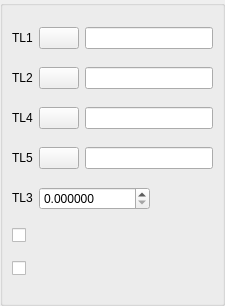
<?xml version="1.0" encoding="UTF-8"?>
<ui version="4.0">
 <class>DlgRef_4Sel1Spin2Check_QTD</class>
 <widget class="QWidget" name="DlgRef_4Sel1Spin2Check_QTD">
  <property name="geometry">
   <rect>
    <x>0</x>
    <y>0</y>
    <width>225</width>
    <height>306</height>
   </rect>
  </property>
  <property name="windowTitle">
   <string/>
  </property>
  <layout class="QGridLayout">
   <property name="margin">
    <number>0</number>
   </property>
   <property name="spacing">
    <number>6</number>
   </property>
   <item row="0" column="0">
    <widget class="QGroupBox" name="GroupBox1">
     <property name="title">
      <string/>
     </property>
     <layout class="QGridLayout">
      <property name="margin">
       <number>9</number>
      </property>
      <property name="spacing">
       <number>6</number>
      </property>
      <item row="4" column="1" colspan="2">
       <widget class="SalomeApp_DoubleSpinBox" name="SpinBox_DX">
        <property name="sizePolicy">
         <sizepolicy hsizetype="Expanding" vsizetype="Fixed">
          <horstretch>0</horstretch>
          <verstretch>0</verstretch>
         </sizepolicy>
        </property>
        <property name="decimals">
         <number>6</number>
        </property>
        <property name="maximum">
         <double>1000000000.000000000000000</double>
        </property>
       </widget>
      </item>
      <item row="4" column="0">
       <widget class="QLabel" name="TextLabel3">
        <property name="sizePolicy">
         <sizepolicy hsizetype="Fixed" vsizetype="Fixed">
          <horstretch>0</horstretch>
          <verstretch>0</verstretch>
         </sizepolicy>
        </property>
        <property name="text">
         <string>TL3</string>
        </property>
        <property name="wordWrap">
         <bool>false</bool>
        </property>
       </widget>
      </item>
      <item row="3" column="0">
       <widget class="QLabel" name="TextLabel5">
        <property name="sizePolicy">
         <sizepolicy hsizetype="Fixed" vsizetype="Fixed">
          <horstretch>0</horstretch>
          <verstretch>0</verstretch>
         </sizepolicy>
        </property>
        <property name="text">
         <string>TL5</string>
        </property>
        <property name="wordWrap">
         <bool>false</bool>
        </property>
       </widget>
      </item>
      <item row="2" column="0">
       <widget class="QLabel" name="TextLabel4">
        <property name="sizePolicy">
         <sizepolicy hsizetype="Fixed" vsizetype="Fixed">
          <horstretch>0</horstretch>
          <verstretch>0</verstretch>
         </sizepolicy>
        </property>
        <property name="text">
         <string>TL4</string>
        </property>
        <property name="wordWrap">
         <bool>false</bool>
        </property>
       </widget>
      </item>
      <item row="1" column="0">
       <widget class="QLabel" name="TextLabel2">
        <property name="sizePolicy">
         <sizepolicy hsizetype="Fixed" vsizetype="Fixed">
          <horstretch>0</horstretch>
          <verstretch>0</verstretch>
         </sizepolicy>
        </property>
        <property name="text">
         <string>TL2</string>
        </property>
        <property name="wordWrap">
         <bool>false</bool>
        </property>
       </widget>
      </item>
      <item row="0" column="0">
       <widget class="QLabel" name="TextLabel1">
        <property name="sizePolicy">
         <sizepolicy hsizetype="Fixed" vsizetype="Fixed">
          <horstretch>0</horstretch>
          <verstretch>0</verstretch>
         </sizepolicy>
        </property>
        <property name="text">
         <string>TL1</string>
        </property>
        <property name="wordWrap">
         <bool>false</bool>
        </property>
       </widget>
      </item>
      <item row="1" column="1">
       <widget class="QPushButton" name="PushButton2">
        <property name="sizePolicy">
         <sizepolicy hsizetype="Fixed" vsizetype="Fixed">
          <horstretch>0</horstretch>
          <verstretch>0</verstretch>
         </sizepolicy>
        </property>
        <property name="text">
         <string/>
        </property>
       </widget>
      </item>
      <item row="3" column="2" colspan="2">
       <widget class="QLineEdit" name="LineEdit5"/>
      </item>
      <item row="0" column="2" colspan="2">
       <widget class="QLineEdit" name="LineEdit1"/>
      </item>
      <item row="3" column="1">
       <widget class="QPushButton" name="PushButton5">
        <property name="sizePolicy">
         <sizepolicy hsizetype="Fixed" vsizetype="Fixed">
          <horstretch>0</horstretch>
          <verstretch>0</verstretch>
         </sizepolicy>
        </property>
        <property name="text">
         <string/>
        </property>
       </widget>
      </item>
      <item row="2" column="1">
       <widget class="QPushButton" name="PushButton4">
        <property name="sizePolicy">
         <sizepolicy hsizetype="Fixed" vsizetype="Fixed">
          <horstretch>0</horstretch>
          <verstretch>0</verstretch>
         </sizepolicy>
        </property>
        <property name="text">
         <string/>
        </property>
       </widget>
      </item>
      <item row="0" column="1">
       <widget class="QPushButton" name="PushButton1">
        <property name="sizePolicy">
         <sizepolicy hsizetype="Fixed" vsizetype="Fixed">
          <horstretch>0</horstretch>
          <verstretch>0</verstretch>
         </sizepolicy>
        </property>
        <property name="text">
         <string/>
        </property>
       </widget>
      </item>
      <item row="2" column="2" colspan="2">
       <widget class="QLineEdit" name="LineEdit4"/>
      </item>
      <item row="1" column="2" colspan="2">
       <widget class="QLineEdit" name="LineEdit2"/>
      </item>
      <item row="6" column="0" colspan="4">
       <widget class="QCheckBox" name="CheckButton1">
        <property name="text">
         <string/>
        </property>
       </widget>
      </item>
      <item row="7" column="0" colspan="4">
       <widget class="QCheckBox" name="CheckButton2">
        <property name="sizePolicy">
         <sizepolicy hsizetype="Minimum" vsizetype="Fixed">
          <horstretch>0</horstretch>
          <verstretch>0</verstretch>
         </sizepolicy>
        </property>
        <property name="text">
         <string/>
        </property>
       </widget>
      </item>
     </layout>
    </widget>
   </item>
  </layout>
 </widget>
 <layoutdefault spacing="6" margin="11"/>
 <pixmapfunction>qPixmapFromMimeSource</pixmapfunction>
 <customwidgets>
  <customwidget>
   <class>SalomeApp_DoubleSpinBox</class>
   <extends>QDoubleSpinBox</extends>
   <header location="global">SalomeApp_DoubleSpinBox.h</header>
  </customwidget>
 </customwidgets>
 <tabstops>
  <tabstop>PushButton1</tabstop>
  <tabstop>LineEdit1</tabstop>
  <tabstop>PushButton2</tabstop>
  <tabstop>LineEdit2</tabstop>
  <tabstop>PushButton4</tabstop>
  <tabstop>LineEdit4</tabstop>
  <tabstop>PushButton5</tabstop>
  <tabstop>LineEdit5</tabstop>
  <tabstop>SpinBox_DX</tabstop>
  <tabstop>CheckButton1</tabstop>
 </tabstops>
 <resources/>
 <connections/>
</ui>
